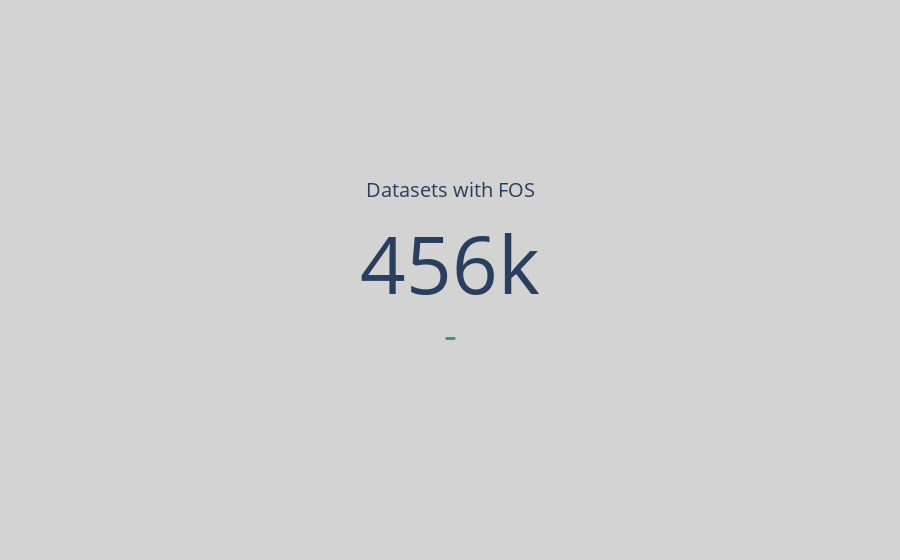

Source (notebook cell):
### Code cell
fig = go.Figure(go.Indicator(
    mode = "number+delta",
    value = fos["totalCount"],
    title= {'text': "Datasets with FOS"},
    domain = {'x': [0, 1], 'y': [0, 1]}))
fig.update_layout(paper_bgcolor = "lightgray")
fig.show()

### Figure 1 — Plotly figure (JSON) as saved in the notebook; plotly's stock layout.template omitted (floating-point values rounded to 4 significant figures)
{"data": [{"domain": {"x": [0, 1], "y": [0, 1]}, "mode": "number+delta", "title": {"text": "Datasets with FOS"}, "type": "indicator", "value": 455944}], "layout": {"paper_bgcolor": "lightgray"}}
